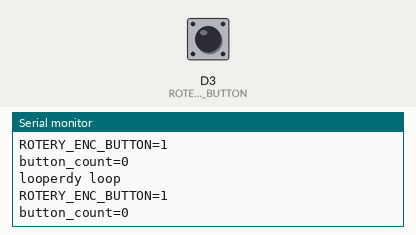
Simulated run of this sketch. Board: ESP8266 (NodeMCU). On the bench: the last lines printed to the serial monitor. Inputs (shaded band) come from the test bench; at power-on: D3 (ROTERY_ENC_BUTTON) HIGH.

Above: at 2.8 s.
2.9 s: D3 (ROTERY_ENC_BUTTON) pulled LOW for 1.2 s
At 5.4 s:
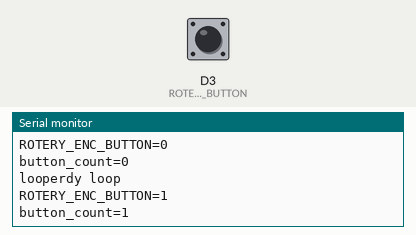
5.6 s: D3 (ROTERY_ENC_BUTTON) pulled LOW for 1.2 s
At 7.8 s:
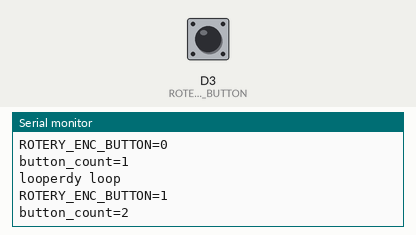
8.3 s: D3 (ROTERY_ENC_BUTTON) pulled LOW for 3.2 s
At 12.8 s:
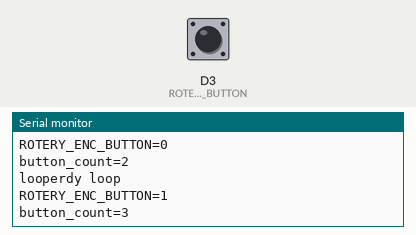
Timing chart, 0 to 14.3 s (numbered marks = the images above; inputs shaded):
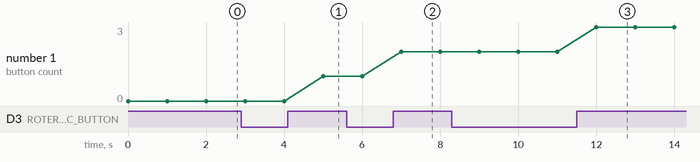

The sketch:

button_press_interrupt_unittest.ino
```cpp
#define ROTERY_ENC_BUTTON D3
//#define ROTERY_ENC_A D4

long debouncing_time = 100; //Debouncing Time in Milliseconds
volatile unsigned long last_micros;
volatile unsigned int button_count = 0;

void setup() {
  Serial.begin(9600);
  Serial.println();
  while (!Serial) {
    delay(50);
  }

  pinMode(ROTERY_ENC_BUTTON, INPUT);
//  pinMode(ROTERY_ENC_A, INPUT);
  attachInterrupt(digitalPinToInterrupt(ROTERY_ENC_BUTTON), rp_interrupt, RISING);
}

void loop() {
  // put your main code here, to run repeatedly:
  Serial.println("looperdy loop");
  Serial.printf("ROTERY_ENC_BUTTON=%d\n", digitalRead(ROTERY_ENC_BUTTON));
  Serial.printf("button_count=%d\n", button_count);
  delay(1000);
}

void rp_interrupt() {
  if((long)(micros() - last_micros) >= debouncing_time * 1000) {
    button_count++;
    last_micros = micros();
  }
}
```

Measured:
- after the input at 2.9 s, the serial monitor: prints a new line after 0.10 s (image 1)
- after the input at 5.6 s, the serial monitor: prints a new line after 1.4 s (image 2)
- after the input at 8.3 s, the serial monitor: prints a new line after 3.7 s (image 3)
- plotted number 1: 1 → 2 after the input at 5.6 s, 2 → 3 after the input at 8.3 s
